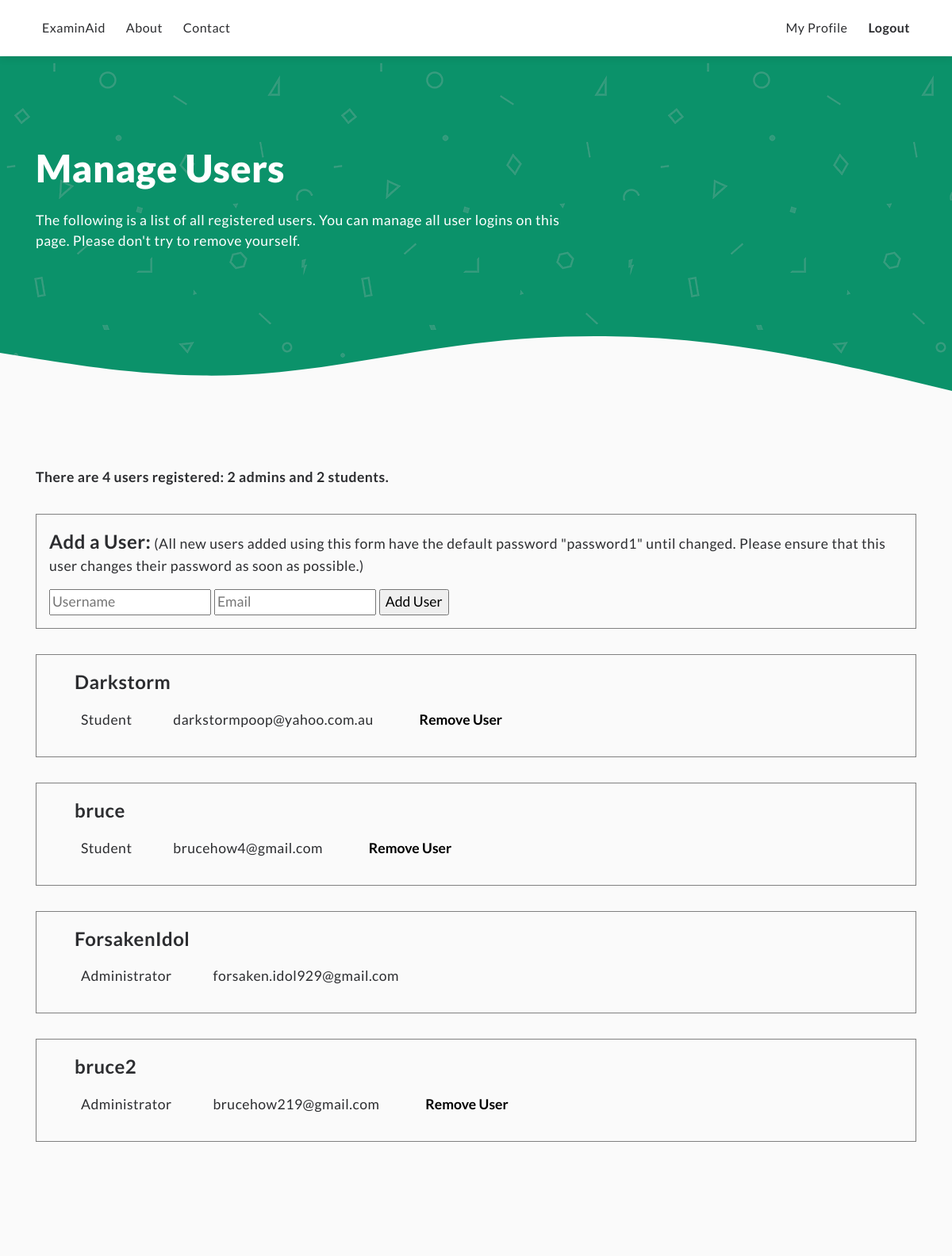
The page /manageusers (signed in) on the database its author committed.
### app/models.py (models this page shows, shortened)
class User(UserMixin, db.Model):
    id = db.Column(db.Integer, primary_key=True)
    username = db.Column(db.String(64), index=True, unique=True)
    email = db.Column(db.String(120), index=True, unique=True)
    password_hash = db.Column(db.String(128))
    admin = db.Column(db.Boolean, default=False)
    def check_admin(self):
        return self.admin
    @login.user_loader
    def load_user(id):
        return User.query.get(int(id))

### app/routes.py (the view)
@app.route('/manageusers')
@login_required
def manageusers():
    if not current_user.check_admin(): # Student logins cannot access this page
        return redirect(url_for('userprofile'))
    else:
        users = User.query.all()
        num_admins = 0
        num_students = 0
        for user in users:
            if user.check_admin():
                num_admins += 1
            else:
                num_students += 1
        return render_template('manage/students.html', num_users=len(users), num_admins=num_admins, num_students=num_students, users=users)

### app/templates/manage/students.html (shortened to what this page needs)
{% extends "index.html" %}
{% block content %}
<link rel="stylesheet" href="../../static/css/test.css"/>
<section class="green">
  <div class="container">
    <div class="user-msg">
      <h1>Manage Users</h1>
      <p>The following is a list of all registered users. You can manage all user logins on this page. Please don't try to remove yourself.</p>
    </div>
  </div>
</section>
<section class="dashboard">
  <div class="container">
    <p><strong>There {% if num_users == 1 %}is 1 user{% else %}are {{ num_users }} users{% endif %} registered:
      {% if num_admins == 1 %}1 admin{% else %}{{ num_admins }} admins{% endif %} and {% if num_students == 1 %}1 student.{% else %}{{ num_students }} students.{% endif %}
    </strong></p>
    <div class="question-box">
      <form action="{{ url_for('adduser') }}" method="POST" id="add-user-form">
        <p><strong>Add a User:</strong>
          (All new users added using this form have the default password "password1" until changed. Please ensure that this user changes their password as soon as possible.)</p>
        <input type="text" name="username" placeholder="Username" required />
        <input type="email" name="email" placeholder="Email" required />
        <input type="submit" value="Add User" />
      </form>
    </div>
    {% for user in users %}
    <div class="question-box">
      <p><strong>{{ user.username }}</strong></p>
      <ul>
        <li>{% if user.check_admin() %}Administrator{% else %}Student{% endif %}</li>
        <li>{{ user.email }}</li>
        {% if current_user != user %}
        <li><button onclick="window.location.href='/manageusers/remove/{{ user.id }}'" class="remove-user" id="remove-user-{{ user.id }}">Remove User</button></li>
        {% endif %}
      </ul>
    </div>
    {% endfor %}
  </div>
</section>
{% endblock %}

### app/templates/index.html (shortened to what this page needs)
<!DOCTYPE html>
<html lang="en">
  <head>
    <link rel="stylesheet" href="https://stackpath.bootstrapcdn.com/bootstrap/4.4.1/css/bootstrap.min.css"
 />
    <link rel="stylesheet" href="../static/css/main.css"/>
    <link rel="stylesheet" href="../static/css/header.css">
    <link rel="stylesheet" href="../static/css/forms.css"/>
    <link rel="stylesheet" href="../static/css/userprofile.css"/>
  </head>
  <body>
    <header>
      <nav class="navbar fixed-top navbar-expand-md">
        <div class="container">
          <div id="collapse-menu" class="collapse navbar-collapse">
            <ul class="navbar-nav mr-auto">
                <li class="nav-item"><a class="nav-link" href="{{ url_for('index') }}">ExaminAid</a></li>
                <li class="nav-item"><a class="nav-link" href="{{ url_for('about') }}">About</a></li>
                <li class="nav-item"><a class="nav-link" href="{{ url_for('contact') }}">Contact</a></li>
            </ul>
            <ul class="navbar-nav ml-auto">
              {% if current_user.is_anonymous %}
              <li class="nav-item">
                <a class="nav-link" href="{{ url_for('login') }}">Sign In</a>
              </li>
              <li class="nav-item">
                <button class="plain-btn sm green" onclick="window.location.href='/register';">Register</button>
              </li>
              {% else %}
              <li class="nav-item">
                <li class="nav-item"><a class="nav-link" href="{{ url_for('userprofile') }}">My Profile</a></li>
                <a class="nav-link" href="{{ url_for('logout') }}"><b>Logout</b></a>
              </li>
              {% endif %}
            </ul>
          </div>
        </div>
      </nav>
    </header>
    <main>
      {% block content %}{% endblock %}
    </main>
  </body>
</html>

### app/static/css/main.css (style rules this page uses)
body { background-color: white; color: #2c2d30; font-family: 'Lato', sans-serif; font-size: 1.1rem; letter-spacing: 0.03rem; }
section { padding: 7rem 0; }
section.green { background-color: #0b926a; background-image: url(../resources/texture-1.png); color: white; }
div.container { margin: 0 auto; }
h1 { font-weight: 900; font-size: 3rem; margin-bottom: 1.5rem; }
.wave-bot { margin: 5rem 0 -12rem 0; display: block; height: 15rem; width: 100%; }

### app/static/css/header.css (style rules this page uses)
header { background-color: white; padding-bottom: 71px; font-size: 1rem; }
.navbar { background-color: white; box-shadow: 0px 3px 10px rgba(0, 0, 0, 0.1); padding: 15px; }
.nav-link { color: #2c2d30; text-decoration: none; font-weight: 400; }
.nav-item { padding: 0 10px 0 0; }

### app/static/css/userprofile.css (style rules this page uses)
section.dashboard { background-color: #fafafa; padding: 2rem 0 7rem 0; }
.user-msg { max-width: 700px; }

### app/static/css/test.css (style rules this page uses)
div.question-box { border: 1px solid grey; padding: 1rem; margin: 2rem 0; }
div.question-box p strong { font-size: 1.5rem; margin-left: 2rem; }
div.question-box ul li { display: inline-block; list-style-type: none; margin-right: 3rem; }
div.question-box form p strong { margin-left: 0rem; }
button.remove-user { background: none; border: none; font-weight: bold; transition: 250ms; }

### rows shown on the page
User: username "Darkstorm", admin "Student", email "darkstormpoop@yahoo.com.au"
User: username "bruce", admin "Student", email "brucehow4@gmail.com"
User: username "ForsakenIdol", admin "Administrator", email "forsaken.idol929@gmail.com"
User: username "bruce2", admin "Administrator", email "brucehow219@gmail.com"

### other values the page prints
{{ num_users }} "4"
{{ num_admins }} "2"
{{ num_students }} "2"
